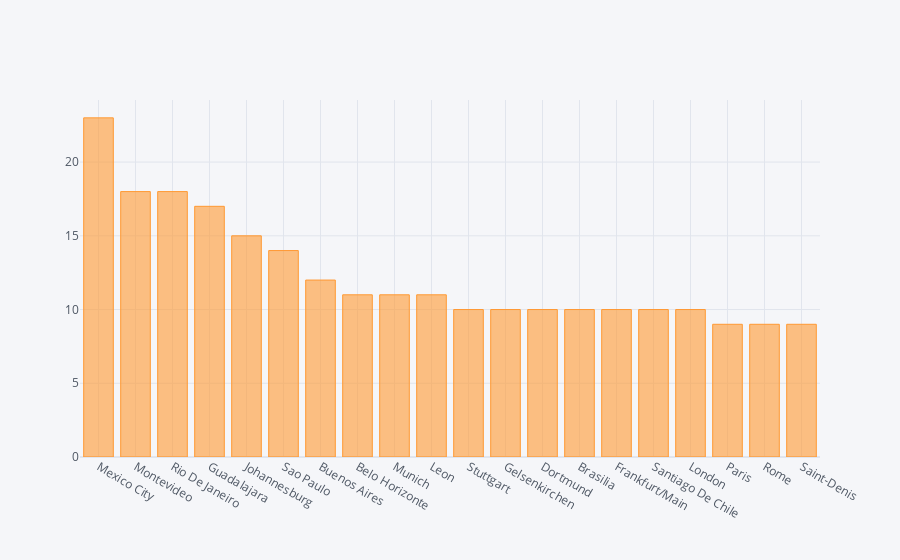

The notebook cell saved with this chart:
### Code cell
matches['City'].value_counts()[:20].iplot(kind = 'bar')

### Figure 1 — Plotly figure (JSON) as saved in the notebook; plotly's stock layout.template omitted (floating-point values rounded to 4 significant figures)
{"data": [{"marker": {"color": "rgba(255, 153, 51, 0.6)", "line": {"color": "rgba(255, 153, 51, 1.0)", "width": 1}}, "name": "City", "orientation": "v", "text": "", "type": "bar", "x": ["Mexico City ", "Montevideo ", "Rio De Janeiro ", "Guadalajara ", "Johannesburg ", "Sao Paulo ", "Buenos Aires ", "Belo Horizonte ", "Munich ", "Leon ", "Stuttgart ", "Gelsenkirchen ", "Dortmund ", "Brasilia ", "Frankfurt/Main ", "Santiago De Chile ", "London ", "Paris ", "Rome ", "Saint-Denis "], "y": [23, 18, 18, 17, 15, 14, 12, 11, 11, 11, 10, 10, 10, 10, 10, 10, 10, 9, 9, 9]}], "layout": {"legend": {"bgcolor": "#F5F6F9", "font": {"color": "#4D5663"}}, "paper_bgcolor": "#F5F6F9", "plot_bgcolor": "#F5F6F9", "title": {"font": {"color": "#4D5663"}}, "xaxis": {"gridcolor": "#E1E5ED", "showgrid": true, "tickfont": {"color": "#4D5663"}, "title": {"font": {"color": "#4D5663"}, "text": ""}, "zerolinecolor": "#E1E5ED", "type": "category", "range": [-0.5, 19.5], "autorange": true}, "yaxis": {"gridcolor": "#E1E5ED", "showgrid": true, "tickfont": {"color": "#4D5663"}, "title": {"font": {"color": "#4D5663"}, "text": ""}, "zerolinecolor": "#E1E5ED", "type": "linear", "range": [0, 24.21], "autorange": true}, "autosize": true}}
